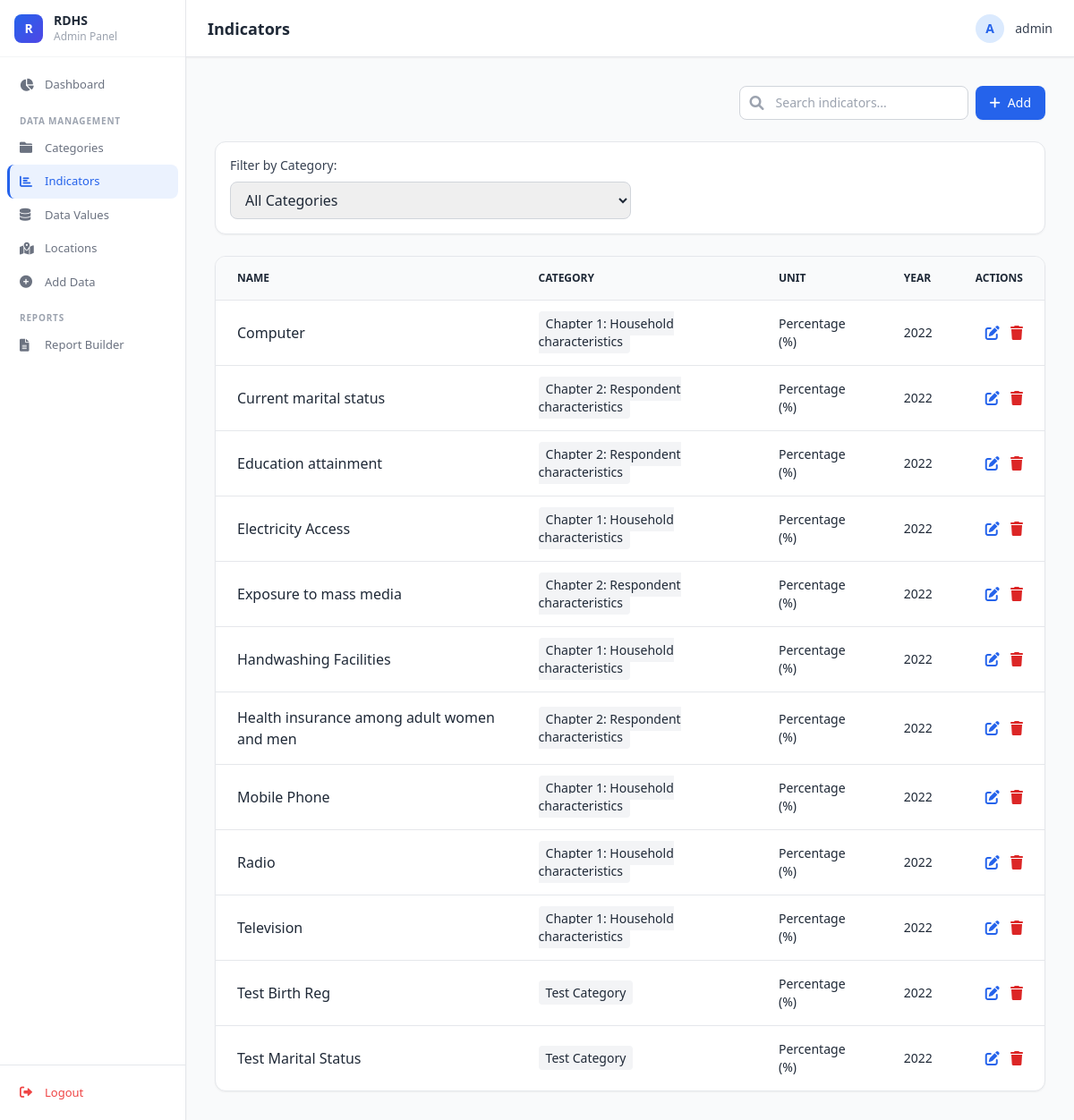
Page /admin-panel/indicators/?page=3 (signed in) on the earlier database version.
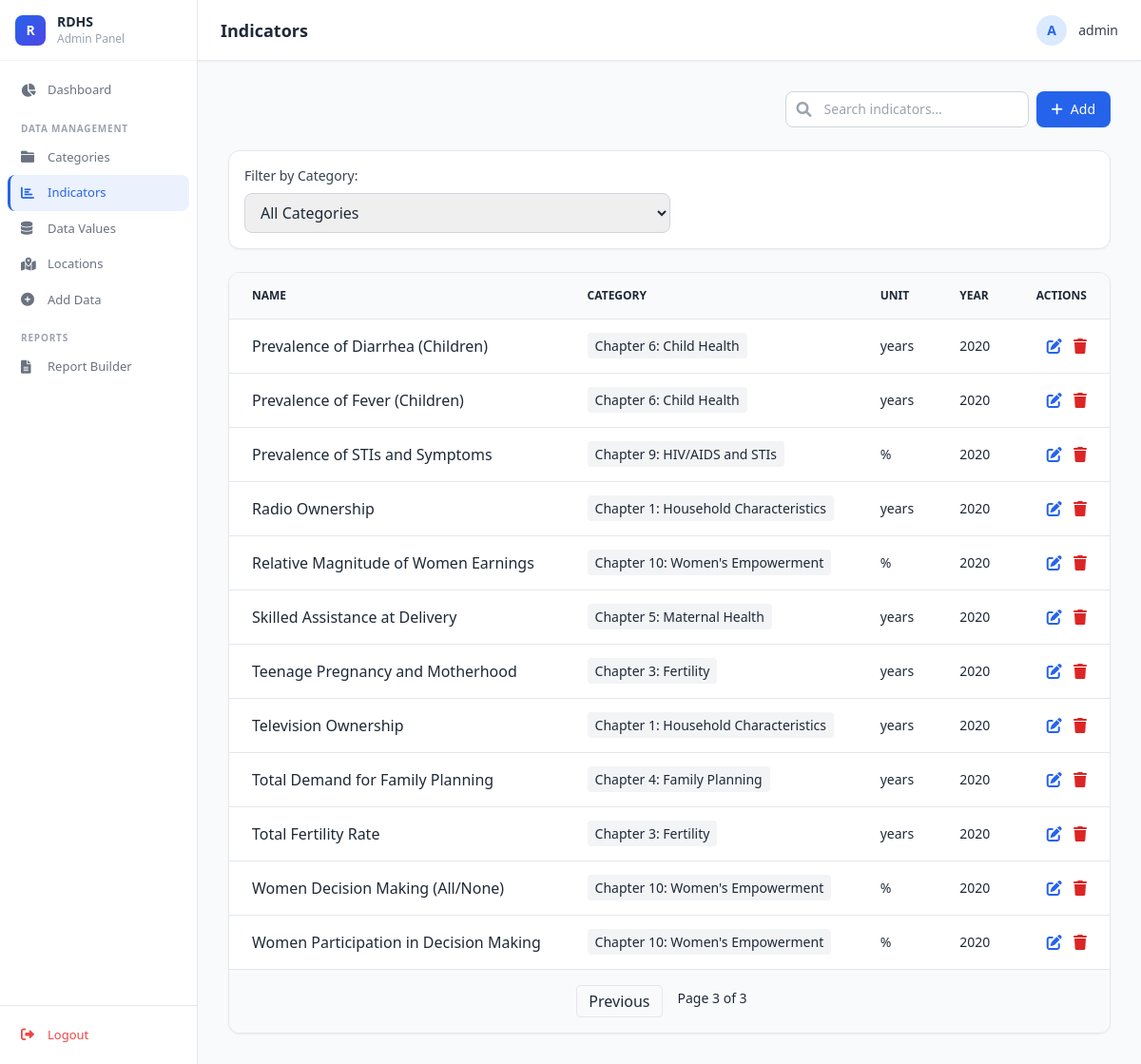
Same page on the later database version.
### indicators/models.py (models this page shows, shortened)
class Indicator(models.Model):
    name = models.CharField(max_length=255)
    category = models.ForeignKey(Category, on_delete=models.CASCADE, related_name='indicators')
    unit = models.CharField(max_length=50)
    year = models.IntegerField(default=2022)

class Category(models.Model):
    name = models.CharField(max_length=255)
    description = models.TextField(blank=True, null=True)
    class Meta:
        verbose_name_plural = "Categories"

### indicators/admin_views.py (the view)
# urls.py: path('indicators/', admin_views.indicator_list_admin_view, name='admin_indicators'),
@user_passes_test(admin_required, login_url='admin_login')
def indicator_list_admin_view(request):
    indicators = Indicator.objects.select_related('category').all().order_by('name')
    categories = Category.objects.all().order_by('name')
    query = request.GET.get('q')
    category_id = request.GET.get('category')
    if query:
        indicators = indicators.filter(name__icontains=query)
    if category_id:
        indicators = indicators.filter(category_id=category_id)
    paginator = Paginator(indicators, 20) # Show 20 contacts per page.
    page_number = request.GET.get('page')
    page_obj = paginator.get_page(page_number)
    context = {
        'indicators': page_obj.object_list,
        'page_obj': page_obj,
        'is_paginated': page_obj.has_other_pages(),
        'categories': categories,
    }
    return render(request, 'admin/indicators/list.html', context)

### indicators/admin_views.py (called while the page is built)
def admin_required(user):
    return user.is_authenticated and (user.is_staff or user.is_superuser)

### templates/admin/indicators/list.html (shortened to what this page needs)
{% extends 'admin/admin_base.html' %}
{% block header %}Indicators{% endblock %}
{% block content %}
<div class="flex flex-col md:flex-row justify-between items-start md:items-center mb-6 gap-4">
    <div class="flex gap-2 w-full md:w-auto">
        <form method="get" class="flex-1 md:w-64 relative">
            <i class="fas fa-search absolute left-3 top-1/2 -translate-y-1/2 text-gray-400"></i>
            <input
                type="text"
                name="q"
                value="{{ request.GET.q|default:'' }}"
                placeholder="Search indicators..."
                class="w-full pl-10 pr-4 py-2 rounded-lg border border-gray-300 focus:border-blue-500 outline-none text-sm"
            >
        </form>
        <a href="{% url 'admin_indicator_create' %}"
           class="bg-blue-600 hover:bg-blue-700 text-white px-4 py-2 rounded-lg flex items-center gap-2 shadow-sm text-sm">
            <i class="fas fa-plus"></i> Add
        </a>
    </div>
</div>
<div class="mb-6 bg-white p-4 rounded-xl shadow-sm border border-gray-200">
    <label class="block text-sm font-medium text-gray-700 mb-2">
        Filter by Category:
    </label>
    <select onchange="window.location.href=this.value"
        class="w-full max-w-md py-2 px-3 rounded-lg border border-gray-300">
        <option value="?">All Categories</option>
    </select>
</div>
<div class="bg-white rounded-xl shadow-sm border border-gray-200 overflow-hidden">
    <table class="w-full text-left border-collapse">
        <thead class="bg-gray-50 text-xs uppercase border-b">
            <tr>
                <th class="px-6 py-4">Name</th>
                <th class="px-6 py-4">Category</th>
                <th class="px-6 py-4">Unit</th>
                <th class="px-6 py-4">Year</th>
                <th class="px-6 py-4 text-right">Actions</th>
            </tr>
        </thead>
        <tbody class="divide-y">
            {% for indicator in indicators %}
            <tr class="hover:bg-gray-50">
                <td class="px-6 py-4 font-medium">{{ indicator.name }}</td>
                <td class="px-6 py-4 text-sm">
                    <span class="px-2 py-1 bg-gray-100 rounded">
                        {{ indicator.category.name }}
                    </span>
                </td>
                <td class="px-6 py-4 text-sm">{{ indicator.unit }}</td>
                <td class="px-6 py-4 text-sm">{{ indicator.year }}</td>
                <td class="px-6 py-4 text-right space-x-2">
                    <a href="{% url 'admin_indicator_edit' indicator.pk %}" class="text-blue-600">
                        <i class="fas fa-edit"></i>
                    </a>
                    <a href="{% url 'admin_indicator_delete' indicator.pk %}" class="text-red-600">
                        <i class="fas fa-trash"></i>
                    </a>
                </td>
            </tr>
            {% empty %}
            <tr>
                <td colspan="5" class="px-6 py-8 text-center text-gray-500">
                    No indicators found.
                </td>
            </tr>
            {% endfor %}
        </tbody>
    </table>
    {% if is_paginated %}
    <div class="px-6 py-4 border-t flex justify-center bg-gray-50">
        {% if page_obj.has_previous %}
            <a class="px-3 py-1 border rounded"
               href="?page={{ page_obj.previous_page_number }}{% if request.GET.q %}&q={{ request.GET.q }}{% endif %}{% if selected_category %}&category={{ selected_category }}{% endif %}">
               Previous
            </a>
        {% endif %}
        <span class="px-4 py-1 text-sm">
            Page {{ page_obj.number }} of {{ page_obj.paginator.num_pages }}
        </span>
    </div>
    {% endif %}
</div>
{% endblock %}

Differences in the rows shown:
removed Indicator: name "Computer", category.name "Chapter 1: Household characteristics", unit "Percentage (%)", year "2022"
removed Indicator: name "Current marital status", category.name "Chapter 2: Respondent characteristics", unit "Percentage (%)", year "2022"
removed Indicator: name "Education attainment", category.name "Chapter 2: Respondent characteristics", unit "Percentage (%)", year "2022"
removed Indicator: name "Electricity Access", category.name "Chapter 1: Household characteristics", unit "Percentage (%)", year "2022"
removed Indicator: name "Exposure to mass media", category.name "Chapter 2: Respondent characteristics", unit "Percentage (%)", year "2022"
removed Indicator: name "Handwashing Facilities", category.name "Chapter 1: Household characteristics", unit "Percentage (%)", year "2022"
removed Indicator: name "Health insurance among adult women and men", category.name "Chapter 2: Respondent characteristics", unit "Percentage (%)", year "2022"
removed Indicator: name "Mobile Phone", category.name "Chapter 1: Household characteristics", unit "Percentage (%)", year "2022"
removed Indicator: name "Radio", category.name "Chapter 1: Household characteristics", unit "Percentage (%)", year "2022"
removed Indicator: name "Television", category.name "Chapter 1: Household characteristics", unit "Percentage (%)", year "2022"
removed Indicator: name "Test Birth Reg", category.name "Test Category", unit "Percentage (%)", year "2022"
removed Indicator: name "Test Marital Status", category.name "Test Category", unit "Percentage (%)", year "2022"
added Indicator: name "Prevalence of Diarrhea (Children)", category.name "Chapter 6: Child Health", unit "years", year "2020"
added Indicator: name "Prevalence of Fever (Children)", category.name "Chapter 6: Child Health", unit "years", year "2020"
added Indicator: name "Prevalence of STIs and Symptoms", category.name "Chapter 9: HIV/AIDS and STIs", unit "%", year "2020"
added Indicator: name "Radio Ownership", category.name "Chapter 1: Household Characteristics", unit "years", year "2020"
added Indicator: name "Relative Magnitude of Women Earnings", category.name "Chapter 10: Women's Empowerment", unit "%", year "2020"
added Indicator: name "Skilled Assistance at Delivery", category.name "Chapter 5: Maternal Health", unit "years", year "2020"
added Indicator: name "Teenage Pregnancy and Motherhood", category.name "Chapter 3: Fertility", unit "years", year "2020"
added Indicator: name "Television Ownership", category.name "Chapter 1: Household Characteristics", unit "years", year "2020"
added Indicator: name "Total Demand for Family Planning", category.name "Chapter 4: Family Planning", unit "years", year "2020"
added Indicator: name "Total Fertility Rate", category.name "Chapter 3: Fertility", unit "years", year "2020"
added Indicator: name "Women Decision Making (All/None)", category.name "Chapter 10: Women's Empowerment", unit "%", year "2020"
added Indicator: name "Women Participation in Decision Making", category.name "Chapter 10: Women's Empowerment", unit "%", year "2020"
Other differences:
{{ page_obj.number }}: (not shown) → "3"
{{ page_obj.paginator.num_pages }}: (not shown) → "3"
text now shown: "Previous Page of"
